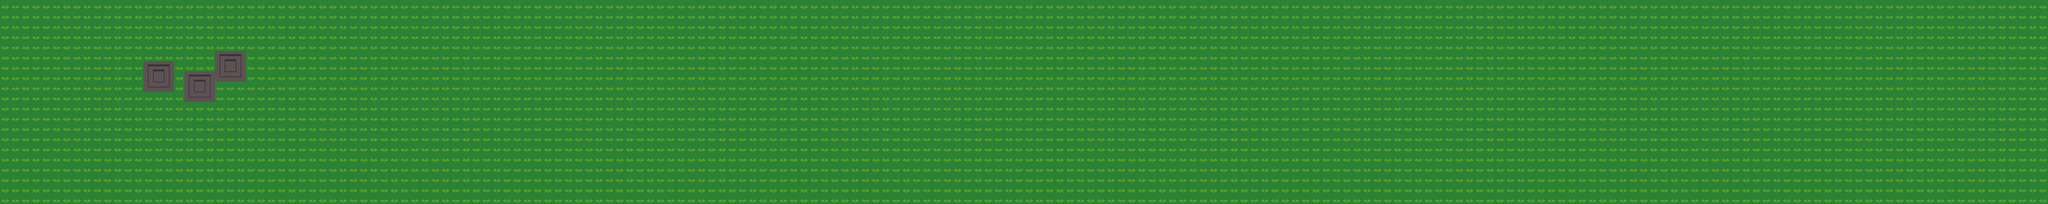

Tiled map render using the project's own tile images. Description and the map definition, with tile-layer contents summarised, below:
An orthogonal 200x20 tile map with 32x32 px tiles, 2 tile layers (background, Tile Layer 2).

<map version="1.0" tiledversion="1.1.3" orientation="orthogonal" renderorder="right-down" width="200" height="20" tilewidth="32" tileheight="32" infinite="0" nextobjectid="1">
 <tileset firstgid="1" source="terrain_atlas.tsx" />
 <layer name="background" width="200" height="20">
  <data>[4000 cells, 4000 non-empty, 1 distinct tile ids]</data>
 </layer>
 <layer name="Tile Layer 2" width="200" height="20">
  <data>[4000 cells, 27 non-empty, 9 distinct tile ids]</data>
 </layer>
</map>
